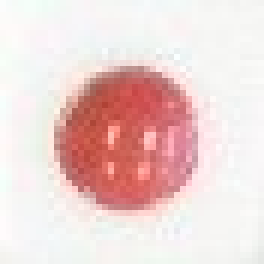
//> input picture arukuka/src/temp_1.png, 44 x 44 px (shown 6 times larger)
$ ./GUIsample temp_1.png   (built with g++ and OpenCV 4)
//> lines starting //> are read from the running program, lines starting //| are printed output that depends on the picture; after the words box and inside, x2 and y2 are one past the last pixel; in counts of white or black regions, pixels touching at a corner belong together
#include <iostream>
#include <string>
#include <cv.h>
#include <highgui.h>

/*
note:
	g++ GUIsample.cpp -g `pkg-config --cflags opencv` `pkg-config --libs opencv`
*/

cv::Mat src;
cv::Mat src_gray;
int thresh = 64;
int max_thresh = 255;
cv::RNG rng(12345);
int mode = 1;
int max_mode = 1;

// 今回の主役関数のプロトタイプ宣言です。
void thresh_callback(int, void* );

int main( int argc, char** argv )
{
	// 実行時の第二引数のイメージを取り込みます。
	src = cv::imread(argv[1]);
//> src is the input picture: 44 rows x 44 cols, CV_8UC3; mean B, G, R 210.7, 212.7, 236.8
	// src を CV_BGR2GRAY型(グレースケール)に変換して、平滑化させます。
	cv::cvtColor(src, src_gray, CV_BGR2GRAY);
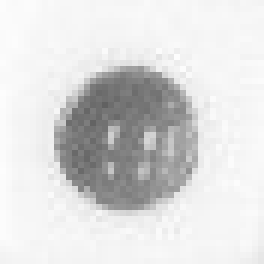
//> src_gray: 44 rows x 44 cols, CV_8UC1 (shown 6 times larger); min 97, max 253, mean 219.7
	cv::blur(src_gray, src_gray, cv::Size(3,3));
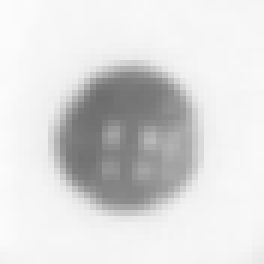
//> src_gray: 44 rows x 44 cols, CV_8UC1 (shown 6 times larger); min 109, max 251, mean 219.7

	// ウィンドウ表示部分の初期化です。
	std::string source_window = "Source";
	cv::namedWindow( source_window, CV_WINDOW_AUTOSIZE );
	cv::imshow( source_window, src );

	// GUI部分です。
	// トラックバーを動かすたびに、thresh_callbackが呼ばれます
	cv::createTrackbar( " Threshold:", "Source", &thresh, max_thresh, thresh_callback );
	cv::createTrackbar( " Mode:", "Source", &mode, max_mode, thresh_callback );
	// とりあえず(トラックバーを動かしていない)初期状態での表示を行わせます。
	thresh_callback( 0, 0 );

	cv::waitKey(0);
	return 0;
}

void thresh_callback(int, void* )
{
	cv::Mat threshold_output;
	cv::vector<std::vector<cv::Point> > contours;
	cv::vector<cv::Vec4i> hierarchy;

	// トラックバーの値に応じて敷居処理を行います。
	cv::threshold( src_gray, threshold_output, thresh, 255, cv::THRESH_BINARY );
//> threshold_output: 44 rows x 44 cols, CV_8UC1; every value is 255
	// 輪郭を抽出します。
	cv::findContours( threshold_output, contours, hierarchy, CV_RETR_TREE, CV_CHAIN_APPROX_SIMPLE, cv::Point(0, 0) );
//> contours = 1 contour; box (x1, y1, x2, y2) and area: (0, 0, 44, 44) 1849

	// 表示に必要な変数の初期化をします。
	cv::vector<std::vector<cv::Point> > contours_poly( contours.size() );
//> contours_poly = 1 empty contours
	cv::vector<cv::Rect> boundRect( contours.size() );
//> boundRect = 1 Rect (x, y, width, height): [0, 0, 0, 0]
	cv::vector<cv::Point2f>center( contours.size() );
//> center = 1 Point (x, y): [0, 0]
	cv::vector<float>radius( contours.size() );
//> radius = [0]
	for( int i = 0; i < contours.size(); i++ ){
		// 輪郭線をより直線に近い形に近似します。いらない情報をカットする目的としても良いかもしれません。
		cv::approxPolyDP( cv::Mat(contours[i]), contours_poly[i], 3, true );
		// 近似された輪郭線を構成する点の傾いていない外接短形を求めます。
		boundRect[i] = cv::boundingRect( cv::Mat(contours_poly[i]) );
		// 近似された輪郭線を構成する点を囲む最小の円を求めます。
		cv::minEnclosingCircle( contours_poly[i], center[i], radius[i] );
	}
//> this loop made 1 pass


	int count = 0;
	/// 表示部分です。必要でなさそうな輪郭線(例:半径が小さすぎる)はif文でカットしています。
	cv::Mat drawing = cv::Mat::zeros( threshold_output.size(), CV_8UC3 );
	for( int i = 0; i< contours.size(); i++ ){
		cv::Scalar color = cv::Scalar( rng.uniform(0, 255), rng.uniform(0,255), rng.uniform(0,255) );
		switch(mode){
		case 0:
			if(drawing.cols/32 < (int)radius[i] && (int)radius[i] < drawing.cols/2 ){
				cv::circle( drawing, center[i], (int)radius[i], color, 2, CV_AA);
				cv::rectangle( drawing, boundRect[i].tl(), boundRect[i].br(), color, 2, 8, 0 );
				if(drawing.cols/32 < (int)radius[i] && (int)radius[i] < drawing.cols/2){ ++count; }
			}
			break;

		case 1:
			cv::rectangle( drawing, boundRect[i].tl(), boundRect[i].br(), color, 2, 8, 0 );
			cv::circle( drawing, center[i], (int)radius[i], color, 2, CV_AA);
			++count;
			break;
		default:
			break;

		}

	}
//> this loop made 1 pass
//> count on pass 1: 1
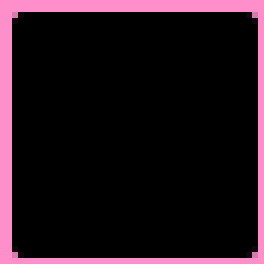
//> drawing: 44 rows x 44 cols, CV_8UC3 (shown 6 times larger); mean B, G, R 27.1, 19.1, 34
//> after the loop, count = 1
	cv::namedWindow( "Contours", CV_WINDOW_AUTOSIZE );
	cv::imshow( "Contours", drawing );

	//CUI表示部分
	std::cout << "count = " << (mode==0 ? count : (int)(count/3.5 + .5)) << std::endl;
//| count = 0
}
